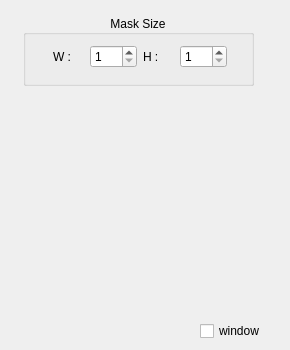
<?xml version="1.0" encoding="UTF-8"?>
<ui version="4.0">
 <class>NormalBlur</class>
 <widget class="QWidget" name="NormalBlur">
  <property name="geometry">
   <rect>
    <x>0</x>
    <y>0</y>
    <width>290</width>
    <height>350</height>
   </rect>
  </property>
  <property name="windowTitle">
   <string>Form</string>
  </property>
  <widget class="QGroupBox" name="groupBox_5">
   <property name="geometry">
    <rect>
     <x>23</x>
     <y>15</y>
     <width>231</width>
     <height>71</height>
    </rect>
   </property>
   <property name="title">
    <string>Mask Size</string>
   </property>
   <property name="alignment">
    <set>Qt::AlignCenter</set>
   </property>
   <property name="checkable">
    <bool>false</bool>
   </property>
   <widget class="QWidget" name="layoutWidget_10">
    <property name="geometry">
     <rect>
      <x>30</x>
      <y>27</y>
      <width>174</width>
      <height>29</height>
     </rect>
    </property>
    <layout class="QGridLayout" name="gridLayout_9">
     <item row="0" column="0">
      <widget class="QLabel" name="label_8">
       <property name="text">
        <string>W :</string>
       </property>
      </widget>
     </item>
     <item row="0" column="1">
      <widget class="QSpinBox" name="normal_spinW">
       <property name="minimum">
        <number>1</number>
       </property>
       <property name="maximum">
        <number>255</number>
       </property>
      </widget>
     </item>
     <item row="0" column="2">
      <widget class="QLabel" name="label_9">
       <property name="text">
        <string>H :</string>
       </property>
      </widget>
     </item>
     <item row="0" column="3">
      <widget class="QSpinBox" name="normal_spinH">
       <property name="minimum">
        <number>1</number>
       </property>
       <property name="maximum">
        <number>255</number>
       </property>
      </widget>
     </item>
    </layout>
   </widget>
  </widget>
  <widget class="QCheckBox" name="window">
   <property name="geometry">
    <rect>
     <x>200</x>
     <y>320</y>
     <width>81</width>
     <height>22</height>
    </rect>
   </property>
   <property name="text">
    <string>window</string>
   </property>
  </widget>
 </widget>
 <resources/>
 <connections/>
</ui>
